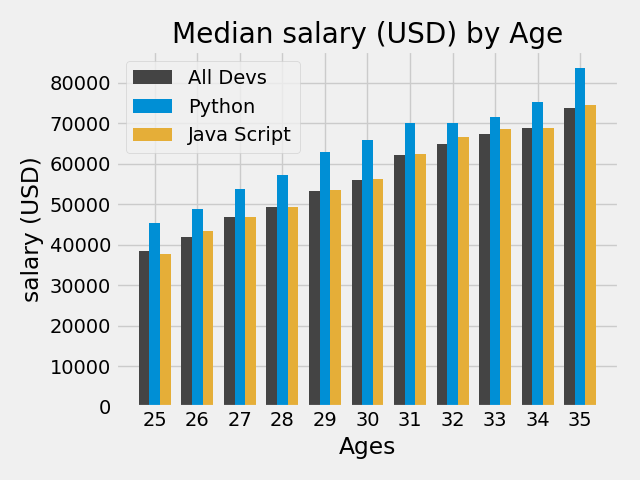

Source code (Python):
from matplotlib import pyplot as plt
import numpy as np

plt.style.use("fivethirtyeight")

# Median Developer Salaries by Age
ages_x = [25, 26, 27, 28, 29, 30, 31, 32, 33, 34, 35]

x_indexes = np.arange(len(ages_x))
width = 0.25

# Median Developer Salaries by Age
dev_y = [38496, 42000, 46752, 49320, 53200,
         56000, 62316, 64928, 67317, 68748, 73752]
plt.bar(x_indexes - width, dev_y, color='#444444', label='All Devs', width=width)


# Median Python Developer Salaries by Age
py_dev_y = [45372, 48876, 53850, 57287, 63016,
            65998, 70003, 70000, 71496, 75370, 83640]
plt.bar(x_indexes, py_dev_y, color='#008fd5', label='Python', width=width)


# Median JavaScript Developer Salaries by Age
js_dev_y = [37810, 43515, 46823, 49293, 53437,
            56373, 62375, 66674, 68745, 68746, 74583]
plt.bar(x_indexes + width, js_dev_y, color='#e5ae38', label='Java Script', width=width)

plt.legend()

plt.xticks(ticks=x_indexes, labels=ages_x)

plt.title('Median salary (USD) by Age')
plt.xlabel('Ages')
plt.ylabel('salary (USD)')
plt.grid(True)

plt.tight_layout()

plt.savefig('bar_plot_1.png')

plt.show()
